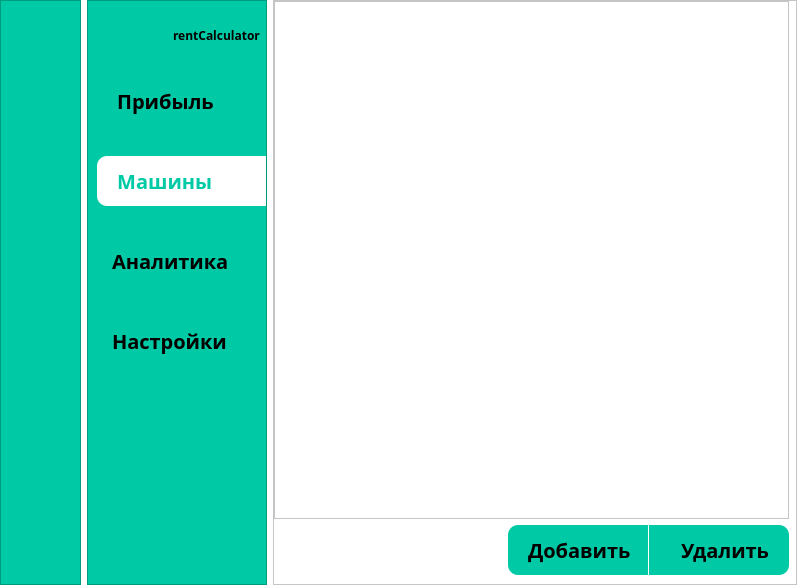
<?xml version="1.0" encoding="UTF-8"?>
<ui version="4.0">
 <class>MainWindow</class>
 <widget class="QMainWindow" name="MainWindow">
  <property name="geometry">
   <rect>
    <x>0</x>
    <y>0</y>
    <width>797</width>
    <height>585</height>
   </rect>
  </property>
  <property name="minimumSize">
   <size>
    <width>595</width>
    <height>0</height>
   </size>
  </property>
  <property name="maximumSize">
   <size>
    <width>900</width>
    <height>800</height>
   </size>
  </property>
  <property name="windowTitle">
   <string>rentCalc</string>
  </property>
  <property name="windowIcon">
   <iconset>
    <normaloff>icons/icon.png</normaloff>icons/icon.png</iconset>
  </property>
  <property name="styleSheet">
   <string notr="true">background-color: rgb(255, 255, 255);</string>
  </property>
  <widget class="QWidget" name="centralwidget">
   <layout class="QHBoxLayout" name="horizontalLayout_3">
    <property name="leftMargin">
     <number>0</number>
    </property>
    <property name="topMargin">
     <number>0</number>
    </property>
    <property name="rightMargin">
     <number>0</number>
    </property>
    <property name="bottomMargin">
     <number>0</number>
    </property>
    <item>
     <widget class="QFrame" name="icon_only_widget">
      <property name="sizePolicy">
       <sizepolicy hsizetype="Minimum" vsizetype="Preferred">
        <horstretch>0</horstretch>
        <verstretch>0</verstretch>
       </sizepolicy>
      </property>
      <property name="maximumSize">
       <size>
        <width>90</width>
        <height>16777215</height>
       </size>
      </property>
      <property name="styleSheet">
       <string notr="true">QWidget{
	background-color: rgb(0, 201, 165)
}
QPushButton{
	color: black;
	height: 50px;
	border: none;
	border-top-left-radius: 10px;
	border-bottom-left-radius: 10px;
	padding-right: 11px;
}
QPushButton:checked{
	color: rgb(0, 201, 165);
	background-color: rgb(255, 255, 255);
}</string>
      </property>
      <property name="frameShape">
       <enum>QFrame::StyledPanel</enum>
      </property>
      <property name="frameShadow">
       <enum>QFrame::Raised</enum>
      </property>
      <layout class="QVBoxLayout" name="verticalLayout_2">
       <property name="rightMargin">
        <number>0</number>
       </property>
       <item>
        <widget class="QLabel" name="logo_label">
         <property name="sizePolicy">
          <sizepolicy hsizetype="Minimum" vsizetype="Minimum">
           <horstretch>0</horstretch>
           <verstretch>0</verstretch>
          </sizepolicy>
         </property>
         <property name="minimumSize">
          <size>
           <width>70</width>
           <height>50</height>
          </size>
         </property>
         <property name="maximumSize">
          <size>
           <width>70</width>
           <height>50</height>
          </size>
         </property>
         <property name="styleSheet">
          <string notr="true">padding-right: 5px;</string>
         </property>
         <property name="text">
          <string/>
         </property>
         <property name="pixmap">
          <pixmap resource="res-rc.qrc">:/logo/icons/icon.png</pixmap>
         </property>
         <property name="scaledContents">
          <bool>true</bool>
         </property>
        </widget>
       </item>
       <item>
        <layout class="QVBoxLayout" name="verticalLayout">
         <property name="spacing">
          <number>30</number>
         </property>
         <property name="leftMargin">
          <number>3</number>
         </property>
         <property name="topMargin">
          <number>10</number>
         </property>
         <item>
          <widget class="QPushButton" name="income_button">
           <property name="text">
            <string/>
           </property>
           <property name="icon">
            <iconset resource="res-rc.qrc">
             <normaloff>:/black-icons/icons/savings.svg</normaloff>
             <normalon>:/color-icons/icons/savings-color.svg</normalon>:/black-icons/icons/savings.svg</iconset>
           </property>
           <property name="iconSize">
            <size>
             <width>30</width>
             <height>30</height>
            </size>
           </property>
           <property name="checkable">
            <bool>true</bool>
           </property>
           <property name="autoExclusive">
            <bool>true</bool>
           </property>
          </widget>
         </item>
         <item>
          <widget class="QPushButton" name="cars_button">
           <property name="styleSheet">
            <string notr="true">color: white</string>
           </property>
           <property name="text">
            <string/>
           </property>
           <property name="icon">
            <iconset resource="res-rc.qrc">
             <normaloff>:/black-icons/icons/cars.svg</normaloff>
             <normalon>:/color-icons/icons/cars-color.svg</normalon>:/black-icons/icons/cars.svg</iconset>
           </property>
           <property name="iconSize">
            <size>
             <width>30</width>
             <height>30</height>
            </size>
           </property>
           <property name="checkable">
            <bool>true</bool>
           </property>
           <property name="autoExclusive">
            <bool>true</bool>
           </property>
          </widget>
         </item>
         <item>
          <widget class="QPushButton" name="analysis_button">
           <property name="text">
            <string/>
           </property>
           <property name="icon">
            <iconset resource="res-rc.qrc">
             <normaloff>:/black-icons/icons/monitoring.svg</normaloff>
             <normalon>:/color-icons/icons/monitoring-color.svg</normalon>:/black-icons/icons/monitoring.svg</iconset>
           </property>
           <property name="iconSize">
            <size>
             <width>30</width>
             <height>30</height>
            </size>
           </property>
           <property name="checkable">
            <bool>true</bool>
           </property>
           <property name="autoExclusive">
            <bool>true</bool>
           </property>
          </widget>
         </item>
         <item>
          <widget class="QPushButton" name="settings_button">
           <property name="text">
            <string/>
           </property>
           <property name="icon">
            <iconset resource="res-rc.qrc">
             <normaloff>:/black-icons/icons/settings.svg</normaloff>
             <normalon>:/color-icons/icons/settings-color.svg</normalon>:/black-icons/icons/settings.svg</iconset>
           </property>
           <property name="iconSize">
            <size>
             <width>30</width>
             <height>30</height>
            </size>
           </property>
           <property name="checkable">
            <bool>true</bool>
           </property>
           <property name="autoExclusive">
            <bool>true</bool>
           </property>
          </widget>
         </item>
        </layout>
       </item>
       <item>
        <spacer name="verticalSpacer">
         <property name="orientation">
          <enum>Qt::Vertical</enum>
         </property>
         <property name="sizeHint" stdset="0">
          <size>
           <width>20</width>
           <height>231</height>
          </size>
         </property>
        </spacer>
       </item>
       <item>
        <widget class="QPushButton" name="expand_button">
         <property name="styleSheet">
          <string notr="true"/>
         </property>
         <property name="text">
          <string/>
         </property>
         <property name="icon">
          <iconset resource="res-rc.qrc">
           <normaloff>:/black-icons/icons/arrow_forward.svg</normaloff>:/black-icons/icons/arrow_forward.svg</iconset>
         </property>
         <property name="iconSize">
          <size>
           <width>30</width>
           <height>30</height>
          </size>
         </property>
         <property name="checkable">
          <bool>true</bool>
         </property>
        </widget>
       </item>
       <item>
        <widget class="QPushButton" name="exit_button">
         <property name="text">
          <string/>
         </property>
         <property name="icon">
          <iconset resource="res-rc.qrc">
           <normaloff>:/black-icons/icons/exit.svg</normaloff>:/black-icons/icons/exit.svg</iconset>
         </property>
         <property name="iconSize">
          <size>
           <width>30</width>
           <height>30</height>
          </size>
         </property>
        </widget>
       </item>
      </layout>
     </widget>
    </item>
    <item>
     <widget class="QFrame" name="icon_name_widget">
      <property name="maximumSize">
       <size>
        <width>190</width>
        <height>16777215</height>
       </size>
      </property>
      <property name="styleSheet">
       <string notr="true">QWidget{
	background-color: rgb(0, 201, 165)
}
QPushButton{
	color: black;
	font-family: Bahnschrift;
	font-size: 20px;
	font-weight:bold;
	height: 50px;
	border:none;
	padding-left: 0px;
	text-align: left;
	padding-left: 15px;
	border-top-left-radius: 10px;
	border-bottom-left-radius: 10px;
}
QPushButton:checked{
	color: rgb(0, 201, 165);
	background-color: rgb(255, 255, 255);
}</string>
      </property>
      <property name="frameShape">
       <enum>QFrame::StyledPanel</enum>
      </property>
      <property name="frameShadow">
       <enum>QFrame::Raised</enum>
      </property>
      <layout class="QVBoxLayout" name="verticalLayout_4">
       <property name="rightMargin">
        <number>0</number>
       </property>
       <item>
        <layout class="QHBoxLayout" name="horizontalLayout">
         <property name="rightMargin">
          <number>5</number>
         </property>
         <item>
          <widget class="QLabel" name="flogo_label">
           <property name="sizePolicy">
            <sizepolicy hsizetype="Minimum" vsizetype="Minimum">
             <horstretch>0</horstretch>
             <verstretch>0</verstretch>
            </sizepolicy>
           </property>
           <property name="minimumSize">
            <size>
             <width>70</width>
             <height>50</height>
            </size>
           </property>
           <property name="maximumSize">
            <size>
             <width>70</width>
             <height>50</height>
            </size>
           </property>
           <property name="styleSheet">
            <string notr="true">padding-right: 5px;</string>
           </property>
           <property name="text">
            <string/>
           </property>
           <property name="pixmap">
            <pixmap resource="res-rc.qrc">:/logo/icons/icon.png</pixmap>
           </property>
           <property name="scaledContents">
            <bool>true</bool>
           </property>
          </widget>
         </item>
         <item>
          <widget class="QLabel" name="fappname_label">
           <property name="styleSheet">
            <string notr="true">font-family: Bahnschrift;font-weight:bold;</string>
           </property>
           <property name="text">
            <string>rentCalculator</string>
           </property>
          </widget>
         </item>
        </layout>
       </item>
       <item>
        <layout class="QVBoxLayout" name="verticalLayout_3">
         <property name="spacing">
          <number>30</number>
         </property>
         <property name="topMargin">
          <number>10</number>
         </property>
         <item>
          <widget class="QPushButton" name="fincome_button">
           <property name="text">
            <string> Прибыль</string>
           </property>
           <property name="icon">
            <iconset resource="res-rc.qrc">
             <normaloff>:/black-icons/icons/savings.svg</normaloff>
             <normalon>:/color-icons/icons/savings-color.svg</normalon>:/black-icons/icons/savings.svg</iconset>
           </property>
           <property name="iconSize">
            <size>
             <width>30</width>
             <height>30</height>
            </size>
           </property>
           <property name="checkable">
            <bool>true</bool>
           </property>
           <property name="checked">
            <bool>false</bool>
           </property>
           <property name="autoExclusive">
            <bool>true</bool>
           </property>
          </widget>
         </item>
         <item>
          <widget class="QPushButton" name="fcars_button">
           <property name="text">
            <string> Машины</string>
           </property>
           <property name="icon">
            <iconset resource="res-rc.qrc">
             <normaloff>:/black-icons/icons/cars.svg</normaloff>
             <normalon>:/color-icons/icons/cars-color.svg</normalon>:/black-icons/icons/cars.svg</iconset>
           </property>
           <property name="iconSize">
            <size>
             <width>30</width>
             <height>30</height>
            </size>
           </property>
           <property name="checkable">
            <bool>true</bool>
           </property>
           <property name="checked">
            <bool>true</bool>
           </property>
           <property name="autoExclusive">
            <bool>true</bool>
           </property>
          </widget>
         </item>
         <item>
          <widget class="QPushButton" name="fanalysis_button">
           <property name="text">
            <string>Аналитика</string>
           </property>
           <property name="icon">
            <iconset resource="res-rc.qrc">
             <normaloff>:/black-icons/icons/monitoring.svg</normaloff>
             <normalon>:/color-icons/icons/monitoring-color.svg</normalon>:/black-icons/icons/monitoring.svg</iconset>
           </property>
           <property name="iconSize">
            <size>
             <width>30</width>
             <height>30</height>
            </size>
           </property>
           <property name="checkable">
            <bool>true</bool>
           </property>
           <property name="autoExclusive">
            <bool>true</bool>
           </property>
          </widget>
         </item>
         <item>
          <widget class="QPushButton" name="fsettings_button">
           <property name="text">
            <string>Настройки</string>
           </property>
           <property name="icon">
            <iconset resource="res-rc.qrc">
             <normaloff>:/black-icons/icons/settings.svg</normaloff>
             <normalon>:/color-icons/icons/settings-color.svg</normalon>:/black-icons/icons/settings.svg</iconset>
           </property>
           <property name="iconSize">
            <size>
             <width>30</width>
             <height>30</height>
            </size>
           </property>
           <property name="checkable">
            <bool>true</bool>
           </property>
           <property name="autoExclusive">
            <bool>true</bool>
           </property>
          </widget>
         </item>
        </layout>
       </item>
       <item>
        <spacer name="verticalSpacer_2">
         <property name="orientation">
          <enum>Qt::Vertical</enum>
         </property>
         <property name="sizeHint" stdset="0">
          <size>
           <width>20</width>
           <height>229</height>
          </size>
         </property>
        </spacer>
       </item>
       <item>
        <widget class="QPushButton" name="fturn_button">
         <property name="styleSheet">
          <string notr="true">text-align: center;
padding-left:12px;</string>
         </property>
         <property name="text">
          <string/>
         </property>
         <property name="icon">
          <iconset resource="res-rc.qrc">
           <normaloff>:/black-icons/icons/arrow_back.svg</normaloff>:/black-icons/icons/arrow_back.svg</iconset>
         </property>
         <property name="iconSize">
          <size>
           <width>30</width>
           <height>30</height>
          </size>
         </property>
         <property name="checkable">
          <bool>true</bool>
         </property>
        </widget>
       </item>
       <item>
        <widget class="QPushButton" name="fexit_button">
         <property name="styleSheet">
          <string notr="true">font-family: Bahnschrift;
font-size: 18px;
text-align: center;

</string>
         </property>
         <property name="text">
          <string/>
         </property>
         <property name="icon">
          <iconset resource="res-rc.qrc">
           <normaloff>:/black-icons/icons/exit.svg</normaloff>:/black-icons/icons/exit.svg</iconset>
         </property>
         <property name="iconSize">
          <size>
           <width>30</width>
           <height>30</height>
          </size>
         </property>
        </widget>
       </item>
      </layout>
     </widget>
    </item>
    <item>
     <widget class="QFrame" name="main_menu">
      <property name="minimumSize">
       <size>
        <width>400</width>
        <height>0</height>
       </size>
      </property>
      <property name="maximumSize">
       <size>
        <width>11111</width>
        <height>16777215</height>
       </size>
      </property>
      <property name="styleSheet">
       <string notr="true">background-color: rgb(255, 255, 255);</string>
      </property>
      <property name="frameShape">
       <enum>QFrame::StyledPanel</enum>
      </property>
      <property name="frameShadow">
       <enum>QFrame::Raised</enum>
      </property>
      <layout class="QGridLayout" name="gridLayout">
       <property name="leftMargin">
        <number>0</number>
       </property>
       <property name="topMargin">
        <number>0</number>
       </property>
       <property name="rightMargin">
        <number>0</number>
       </property>
       <property name="bottomMargin">
        <number>0</number>
       </property>
       <property name="verticalSpacing">
        <number>7</number>
       </property>
       <item row="0" column="0">
        <widget class="QStackedWidget" name="stackedWidget">
         <property name="minimumSize">
          <size>
           <width>400</width>
           <height>0</height>
          </size>
         </property>
         <property name="maximumSize">
          <size>
           <width>800</width>
           <height>16777215</height>
          </size>
         </property>
         <widget class="QWidget" name="income_page">
          <layout class="QVBoxLayout" name="verticalLayout_5">
           <property name="leftMargin">
            <number>0</number>
           </property>
           <property name="topMargin">
            <number>0</number>
           </property>
           <property name="rightMargin">
            <number>7</number>
           </property>
           <item>
            <widget class="QFrame" name="income_frame">
             <property name="minimumSize">
              <size>
               <width>0</width>
               <height>480</height>
              </size>
             </property>
             <property name="frameShape">
              <enum>QFrame::StyledPanel</enum>
             </property>
             <property name="frameShadow">
              <enum>QFrame::Raised</enum>
             </property>
             <layout class="QHBoxLayout" name="horizontalLayout_5">
              <property name="leftMargin">
               <number>0</number>
              </property>
              <property name="topMargin">
               <number>0</number>
              </property>
              <property name="rightMargin">
               <number>0</number>
              </property>
              <property name="bottomMargin">
               <number>0</number>
              </property>
              <item>
               <widget class="QListWidget" name="income_list">
                <property name="styleSheet">
                 <string notr="true">QListWidget:item{
	background-color: rgb(0, 205, 165);
	height: 60px;
	border-radius: 30px;
	border: 1px solid black;
	padding-left: 40%;
	margin-bottom: 10px;
	margin-right:35px;
}
QListWidget{
	margin-left:30px;
	padding-top: 20px;
	padding-bottom: 20px;
	font-size: 26px;
	font-family: Bahnschrift;
	border: none;
}
QScrollBar:vertical {
    border: 2px solid black;
    background: rgb(0, 205, 165);
    width: 15px;
	border-radius: 15px;

}
QScrollBar::add-line:vertical, QScrollBar::sub-line:vertical{
	border: none;
	height: 0px;
}</string>
                </property>
               </widget>
              </item>
             </layout>
            </widget>
           </item>
           <item>
            <layout class="QHBoxLayout" name="horizontalLayout_2">
             <property name="spacing">
              <number>1</number>
             </property>
             <item>
              <spacer name="horizontalSpacer">
               <property name="orientation">
                <enum>Qt::Horizontal</enum>
               </property>
               <property name="sizeHint" stdset="0">
                <size>
                 <width>40</width>
                 <height>20</height>
                </size>
               </property>
              </spacer>
             </item>
             <item>
              <widget class="QPushButton" name="income_add_button">
               <property name="minimumSize">
                <size>
                 <width>140</width>
                 <height>0</height>
                </size>
               </property>
               <property name="styleSheet">
                <string notr="true">QWidget{
	background-color: rgb(0, 201, 165)
}
QPushButton{
	color: black;
	font-family: Bahnschrift;
	font-size: 20px;
	font-weight:bold;
	height: 50px;
	border:none;
	padding-left: 0px;
	text-align: left;
	padding-left: 20px;
	border-top-left-radius: 10px;
	border-bottom-left-radius: 10px;
}
.QPushButton:hover { background-color:  rgba(0, 201, 165,200);}
.QPushButton:pressed {background-color: rgba(0, 201, 165,105);}</string>
               </property>
               <property name="text">
                <string>Добавить</string>
               </property>
              </widget>
             </item>
             <item>
              <widget class="QPushButton" name="income_delete_button">
               <property name="minimumSize">
                <size>
                 <width>140</width>
                 <height>0</height>
                </size>
               </property>
               <property name="styleSheet">
                <string notr="true">QWidget{
	background-color: rgb(0, 201, 165)
}
QPushButton{
	color: black;
	font-family: Bahnschrift;
	font-size: 20px;
	font-weight:bold;
	height: 50px;
	border:none;
	padding-right: 20px;
	text-align: right;
	padding-left: 15px;
	border-top-right-radius: 10px;
	border-bottom-right-radius: 10px;
}
.QPushButton:hover { background-color:  rgba(0, 201, 165,200);}
.QPushButton:pressed {background-color: rgba(0, 201, 165,105);}</string>
               </property>
               <property name="text">
                <string>Удалить</string>
               </property>
              </widget>
             </item>
            </layout>
           </item>
          </layout>
         </widget>
         <widget class="QWidget" name="cars_page">
          <layout class="QVBoxLayout" name="verticalLayout_6">
           <property name="leftMargin">
            <number>0</number>
           </property>
           <property name="topMargin">
            <number>0</number>
           </property>
           <property name="rightMargin">
            <number>7</number>
           </property>
           <item>
            <widget class="QFrame" name="cars_frame">
             <property name="minimumSize">
              <size>
               <width>0</width>
               <height>480</height>
              </size>
             </property>
             <property name="frameShape">
              <enum>QFrame::StyledPanel</enum>
             </property>
             <property name="frameShadow">
              <enum>QFrame::Raised</enum>
             </property>
             <layout class="QHBoxLayout" name="horizontalLayout_6">
              <property name="leftMargin">
               <number>0</number>
              </property>
              <property name="topMargin">
               <number>0</number>
              </property>
              <property name="rightMargin">
               <number>0</number>
              </property>
              <property name="bottomMargin">
               <number>0</number>
              </property>
              <item>
               <widget class="QListWidget" name="cars_list">
                <property name="styleSheet">
                 <string notr="true">QListWidget:item{
	background-color: rgb(0, 205, 165);
	height: 60px;
	border-radius: 30px;
	border: 1px solid black;
	padding-left: 40%;
	margin-bottom: 10px;
	margin-right:35px;
}
QListWidget{
	margin-left:30px;
	padding-top: 20px;
	padding-bottom: 20px;
	font-size: 26px;
	font-family: Bahnschrift;
	border: none;
}
QScrollBar:vertical {
    border: 2px solid black;
    background: rgb(0, 205, 165);
    width: 15px;
	border-radius: 15px;

}
QScrollBar::add-line:vertical, QScrollBar::sub-line:vertical{
	border: none;
	height: 0px;
}</string>
                </property>
               </widget>
              </item>
             </layout>
            </widget>
           </item>
           <item>
            <layout class="QHBoxLayout" name="horizontalLayout_4">
             <property name="spacing">
              <number>1</number>
             </property>
             <item>
              <spacer name="horizontalSpacer_2">
               <property name="orientation">
                <enum>Qt::Horizontal</enum>
               </property>
               <property name="sizeHint" stdset="0">
                <size>
                 <width>40</width>
                 <height>20</height>
                </size>
               </property>
              </spacer>
             </item>
             <item>
              <widget class="QPushButton" name="cars_add">
               <property name="minimumSize">
                <size>
                 <width>140</width>
                 <height>0</height>
                </size>
               </property>
               <property name="styleSheet">
                <string notr="true">QWidget{
	background-color: rgb(0, 201, 165)
}
QPushButton{
	color: black;
	font-family: Bahnschrift;
	font-size: 20px;
	font-weight:bold;
	height: 50px;
	border:none;
	padding-left: 0px;
	text-align: left;
	padding-left: 20px;
	border-top-left-radius: 10px;
	border-bottom-left-radius: 10px;
}
.QPushButton:hover { background-color:  rgba(0, 201, 165,200);}
.QPushButton:pressed {background-color: rgba(0, 201, 165,105);}</string>
               </property>
               <property name="text">
                <string>Добавить</string>
               </property>
              </widget>
             </item>
             <item>
              <widget class="QPushButton" name="cars_delete">
               <property name="minimumSize">
                <size>
                 <width>140</width>
                 <height>0</height>
                </size>
               </property>
               <property name="styleSheet">
                <string notr="true">QWidget{
	background-color: rgb(0, 201, 165)
}
QPushButton{
	color: black;
	font-family: Bahnschrift;
	font-size: 20px;
	font-weight:bold;
	height: 50px;
	border:none;
	padding-right: 20px;
	text-align: right;
	padding-left: 15px;
	border-top-right-radius: 10px;
	border-bottom-right-radius: 10px;
}
.QPushButton:hover { background-color:  rgba(0, 201, 165,200);}
.QPushButton:pressed {background-color: rgba(0, 201, 165,105);}</string>
               </property>
               <property name="text">
                <string>Удалить</string>
               </property>
              </widget>
             </item>
            </layout>
           </item>
          </layout>
         </widget>
        </widget>
       </item>
      </layout>
     </widget>
    </item>
   </layout>
  </widget>
 </widget>
 <resources>
  <include location="res-rc.qrc"/>
 </resources>
 <connections>
  <connection>
   <sender>fturn_button</sender>
   <signal>pressed()</signal>
   <receiver>icon_name_widget</receiver>
   <slot>hide()</slot>
   <hints>
    <hint type="sourcelabel">
     <x>271</x>
     <y>552</y>
    </hint>
    <hint type="destinationlabel">
     <x>223</x>
     <y>510</y>
    </hint>
   </hints>
  </connection>
  <connection>
   <sender>fturn_button</sender>
   <signal>pressed()</signal>
   <receiver>icon_only_widget</receiver>
   <slot>show()</slot>
   <hints>
    <hint type="sourcelabel">
     <x>170</x>
     <y>552</y>
    </hint>
    <hint type="destinationlabel">
     <x>82</x>
     <y>508</y>
    </hint>
   </hints>
  </connection>
  <connection>
   <sender>expand_button</sender>
   <signal>pressed()</signal>
   <receiver>icon_name_widget</receiver>
   <slot>show()</slot>
   <hints>
    <hint type="sourcelabel">
     <x>56</x>
     <y>552</y>
    </hint>
    <hint type="destinationlabel">
     <x>124</x>
     <y>496</y>
    </hint>
   </hints>
  </connection>
  <connection>
   <sender>expand_button</sender>
   <signal>pressed()</signal>
   <receiver>icon_only_widget</receiver>
   <slot>hide()</slot>
   <hints>
    <hint type="sourcelabel">
     <x>76</x>
     <y>549</y>
    </hint>
    <hint type="destinationlabel">
     <x>73</x>
     <y>497</y>
    </hint>
   </hints>
  </connection>
  <connection>
   <sender>exit_button</sender>
   <signal>clicked()</signal>
   <receiver>MainWindow</receiver>
   <slot>close()</slot>
   <hints>
    <hint type="sourcelabel">
     <x>28</x>
     <y>599</y>
    </hint>
    <hint type="destinationlabel">
     <x>252</x>
     <y>14</y>
    </hint>
   </hints>
  </connection>
  <connection>
   <sender>fexit_button</sender>
   <signal>clicked()</signal>
   <receiver>MainWindow</receiver>
   <slot>close()</slot>
   <hints>
    <hint type="sourcelabel">
     <x>193</x>
     <y>596</y>
    </hint>
    <hint type="destinationlabel">
     <x>253</x>
     <y>49</y>
    </hint>
   </hints>
  </connection>
  <connection>
   <sender>fincome_button</sender>
   <signal>toggled(bool)</signal>
   <receiver>income_button</receiver>
   <slot>setChecked(bool)</slot>
   <hints>
    <hint type="sourcelabel">
     <x>135</x>
     <y>98</y>
    </hint>
    <hint type="destinationlabel">
     <x>68</x>
     <y>97</y>
    </hint>
   </hints>
  </connection>
  <connection>
   <sender>fcars_button</sender>
   <signal>toggled(bool)</signal>
   <receiver>cars_button</receiver>
   <slot>setChecked(bool)</slot>
   <hints>
    <hint type="sourcelabel">
     <x>147</x>
     <y>186</y>
    </hint>
    <hint type="destinationlabel">
     <x>50</x>
     <y>182</y>
    </hint>
   </hints>
  </connection>
  <connection>
   <sender>fanalysis_button</sender>
   <signal>toggled(bool)</signal>
   <receiver>analysis_button</receiver>
   <slot>setChecked(bool)</slot>
   <hints>
    <hint type="sourcelabel">
     <x>181</x>
     <y>256</y>
    </hint>
    <hint type="destinationlabel">
     <x>51</x>
     <y>259</y>
    </hint>
   </hints>
  </connection>
  <connection>
   <sender>fsettings_button</sender>
   <signal>toggled(bool)</signal>
   <receiver>settings_button</receiver>
   <slot>setChecked(bool)</slot>
   <hints>
    <hint type="sourcelabel">
     <x>154</x>
     <y>349</y>
    </hint>
    <hint type="destinationlabel">
     <x>40</x>
     <y>342</y>
    </hint>
   </hints>
  </connection>
  <connection>
   <sender>settings_button</sender>
   <signal>toggled(bool)</signal>
   <receiver>fsettings_button</receiver>
   <slot>setChecked(bool)</slot>
   <hints>
    <hint type="sourcelabel">
     <x>62</x>
     <y>327</y>
    </hint>
    <hint type="destinationlabel">
     <x>115</x>
     <y>327</y>
    </hint>
   </hints>
  </connection>
  <connection>
   <sender>analysis_button</sender>
   <signal>toggled(bool)</signal>
   <receiver>fanalysis_button</receiver>
   <slot>setChecked(bool)</slot>
   <hints>
    <hint type="sourcelabel">
     <x>61</x>
     <y>268</y>
    </hint>
    <hint type="destinationlabel">
     <x>113</x>
     <y>268</y>
    </hint>
   </hints>
  </connection>
  <connection>
   <sender>cars_button</sender>
   <signal>toggled(bool)</signal>
   <receiver>fcars_button</receiver>
   <slot>setChecked(bool)</slot>
   <hints>
    <hint type="sourcelabel">
     <x>67</x>
     <y>201</y>
    </hint>
    <hint type="destinationlabel">
     <x>121</x>
     <y>202</y>
    </hint>
   </hints>
  </connection>
  <connection>
   <sender>income_button</sender>
   <signal>toggled(bool)</signal>
   <receiver>fincome_button</receiver>
   <slot>setChecked(bool)</slot>
   <hints>
    <hint type="sourcelabel">
     <x>66</x>
     <y>116</y>
    </hint>
    <hint type="destinationlabel">
     <x>116</x>
     <y>116</y>
    </hint>
   </hints>
  </connection>
 </connections>
</ui>
